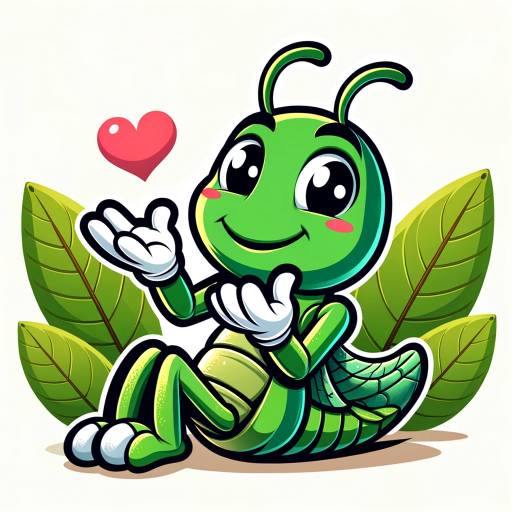
#> input picture FACEMAPPING/test/grasshopper.png, 1024 x 1024 px (shown at 1/2 size)
$ python face.py
#> lines starting #> are read from the running program, lines starting #| are printed output that depends on the picture
import cv2
import numpy as np

# 배경 이미지 불러오기
background = cv2.imread('grasshopper.png')
#> background is the input picture: shape (1024, 1024, 3); mean B, G, R 151.2, 187.8, 169.5

# 웹캠 캡처 시작
cap = cv2.VideoCapture(0)

# Haar Cascade 얼굴 검출기 로드
face_cascade = cv2.CascadeClassifier(cv2.data.haarcascades + 'haarcascade_frontalface_default.xml')

# 사각형 영역 정의 (x, y, width, height)
rect_x, rect_y, rect_w, rect_h = 400, 250, 350, 350  # x를 400으로 수정

# 평활화를 위한 변수 초기화
alpha = 0.2  # 평활화 파라미터 (0~1 사이의 값)
last_x, last_y, last_w, last_h = rect_x, rect_y, rect_w, rect_h

while True:
    # 웹캠에서 이미지 읽기
    ret, frame = cap.read()
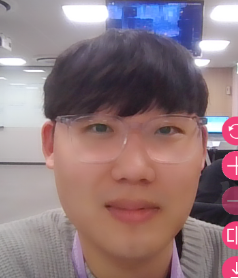
#> input picture FACEMAPPING/test/1.jpg, 238 x 278 px, given in place of the camera
#> frame is the input picture: shape (278, 238, 3); mean B, G, R 125, 120.6, 143.7
    if not ret:
        break

    # 그레이스케일 이미지로 변환 (얼굴 검출 성능 향상)
    gray = cv2.cvtColor(frame, cv2.COLOR_BGR2GRAY)
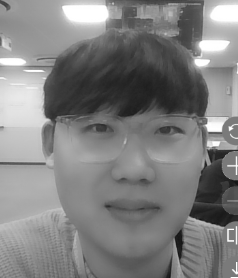
#> gray: shape (278, 238); min 18, max 255, mean 128

    # 얼굴 검출
    faces = face_cascade.detectMultiScale(gray, 1.3, 5)
#> faces = ()

    # 배경 이미지의 복사본을 만듭니다.
    result = background.copy()

    if len(faces) > 0:
        # 첫 번째 검출된 얼굴 사용 (여러 얼굴 중 하나만 사용)
        x, y, w, h = faces[0]

        # 평활화 적용 (EWMA)
        x = int(alpha * x + (1 - alpha) * last_x)
        y = int(alpha * y + (1 - alpha) * last_y)
        w = int(alpha * w + (1 - alpha) * last_w)
        h = int(alpha * h + (1 - alpha) * last_h)

        # 현재 얼굴 위치 및 크기 업데이트
        last_x, last_y, last_w, last_h = x, y, w, h
    else:
        # 얼굴이 검출되지 않은 경우 마지막 위치 사용
        x, y, w, h = last_x, last_y, last_w, last_h

    for (x, y, w, h) in faces:
        # 얼굴 이미지 추출
        face_img = frame[y:y+h, x:x+w]

        # 얼굴 이미지의 비율 계산
        face_ratio = h / w
        rect_ratio = rect_h / rect_w

        # 사각형 영역에 맞게 얼굴 이미지 조절
        if face_ratio > rect_ratio:
            # 얼굴 이미지의 높이를 사각형 영역에 맞추고, 너비를 조절
            new_h = rect_h
            new_w = int(new_h / face_ratio)
        else:
            # 얼굴 이미지의 너비를 사각형 영역에 맞추고, 높이를 조절
            new_w = rect_w
            new_h = int(new_w * face_ratio)

        # 얼굴 이미지 크기 조절
        face_resized = cv2.resize(face_img, (new_w, new_h))

        # 원형 마스크 생성
        mask = np.zeros((new_h, new_w), dtype=np.uint8)
        center = (new_w // 2, new_h // 2)
        radius = min(center[0], center[1], new_w - center[0], new_h - center[1])
        cv2.circle(mask, center, radius, 255, -1)

        # 가장자리 부드럽게 처리
        mask = cv2.GaussianBlur(mask, (21, 21), 11)

        # 마스크 적용
        face_rounded = cv2.bitwise_and(face_resized, face_resized, mask=mask)

        # 사각형 영역에 얼굴 이미지 합성
        x_offset = rect_x + (rect_w - new_w) // 2
        y_offset = rect_y + (rect_h - new_h) // 2

        # 결과 이미지의 해당 부분에 얼굴 이미지 덮어쓰기
        for c in range(0, 3):
            result[y_offset:y_offset+new_h, x_offset:x_offset+new_w, c] = face_rounded[:, :, c] * (mask / 255) + \
            result[y_offset:y_offset+new_h, x_offset:x_offset+new_w, c] * (1 - (mask / 255))
#> this loop made 0 passes

    # 결과 이미지 출력
    cv2.imshow('Face in Rectangle', result)

    # ESC 키를 누르면 종료
    if cv2.waitKey(1) == 27:
#> (key Esc is pressed here)
        break

# 캡처 종료
cap.release()
cv2.destroyAllWindows()
